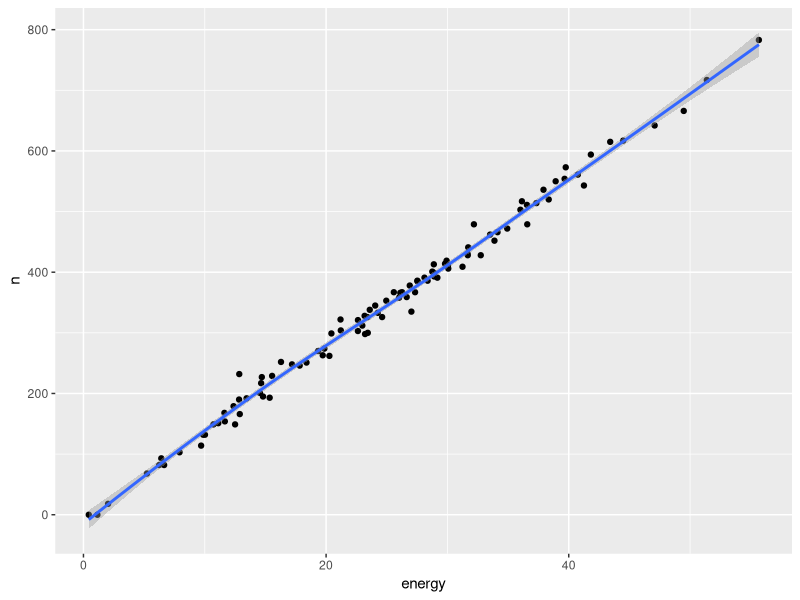
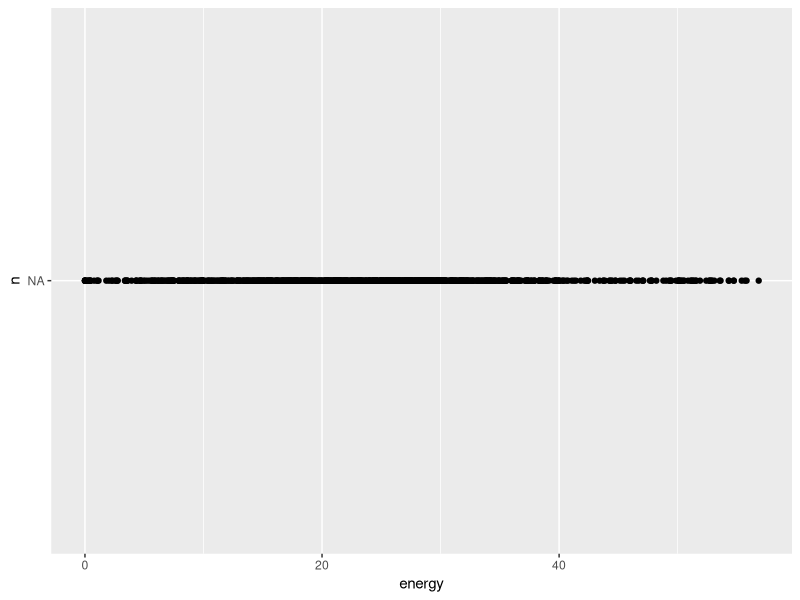

These charts were generated, in order, by the following R code:
## ---- chunk 1
require(sampling)
require(survey)
require(dplyr)
require(ggplot2)
## ---- chunk 2
set.seed(11)
coffees <- round(rpois(1000,350)+rnorm(100,0,sd=150))
coffees[coffees<0] <- 0
# and energy use
energy <- 0.072*coffees+rnorm(n=1000,mean=0,sd=1)
energy[energy<0] <- 0
coffeedata <- as.data.frame(cbind(coffees,energy))
names(coffeedata) <- c("n","energy")
## ---- chunk 3
set.seed(11)
coffeedata$srs <- srswor(100,nrow(coffeedata))
coffee <- subset(coffeedata, srs==1)
## ---- chunk 4
coffee$fpc <- 1000
srsdesign <-svydesign(ids=~1,fpc=~fpc,data=coffee)
## ---- chunk 5
svymean(~n, design=srsdesign) # se =15.415)
# or estimate the confidence interval directly
confint(svymean(~n, design=srsdesign)) #[312.237;372.663]
## ---- chunk 6
# First, delete the dependent variable (coffee) in our population (apart from the sample), r
coffeedata2 <-coffeedata
coffeedata2$n <- NA
## ---- chunk 7
ggplot(coffee,aes(y=n, x=energy))+
         geom_point()+
         geom_smooth()
## ---- chunk 8
#answer: looks great!
## ---- chunk 9
# first limit ourselves to the observed srs data
srsdesign <- svydesign(ids=~1, data=coffee)

# estimate the ratio
ratio <- svyratio(~n,~energy, design=srsdesign)
# what is this ratio?
print(ratio) # with 1 KwH 13.81 coffees are made on average
## ---- chunk 10
#answer
meancoffeeratio <- unlist(predict(ratio, total=mean(coffeedata2$energy)))[[2]]
meancoffeeratio 
# and the standard error = only 1.35, see below, compared to # se =15.4 with an SRS!
## ---- chunk 11
unlist(predict(ratio, total=sum(coffeedata2$energy)))[[2]]

# and what about bias?
mean(coffee$n)-mean(coffeedata$n) # -.91
# or compared to the population

# MSE srs:
-.916^2 + 15.415 # no bias, but large variance (se)
# MSE ratio estimator
bias <- unlist(predict(ratio, total=mean(coffeedata2$energy)))[[1]] -mean(coffeedata$n) 
unlist(predict(ratio, total=sum(coffeedata2$energy)))[[2]]
print(bias) # bias in the ratio estimator = -2. So there is some bias in the ratio estimator

# MSE ratio estimator:
bias^2 +unlist(predict(ratio, total=mean(coffeedata2$energy)))[[2]]

# MSE is largely caused by bias in the ratio estimator, but still smaller than with an SRS
## ---- chunk 12
 # why?
summary(glm(n~energy, data=coffee))
## ---- chunk 13
# there is bias in the ratio estimator because the intercept is not 0!
# you could have spotted this if you had zoomed in on the intercept in the scatterplot
 ggplot(coffeedata2,aes(y=n, x=energy))+
         geom_point()+
         geom_smooth()
# the regression line should cross the origin at (0,0), but it does not
# even when a machine does not produce coffee, there is still some energy being used, 
# likely for being on standby
## ---- chunk 14
# We typically know the size of a cluster, both in terms of the # of people, and size of landmass
# At the same time: the size of a cluster is often related to all kinds of things you can count. Eg.:

# when you think of population size:
# demographic events, like the total # of newborns, marriages, deaths
# other events, like hospitalizations, crime, houses sold, etc.

# when uou think of area size
# counts of plants, animals
# agricultural production.


# we can also estimate the total for the number of coffees drunk; this is simply the mean (and standard error) * 100
svytotal(~n, design=srsdesign) # se =15415
# or the confidence interval
confint(svytotal(~n, design=srsdesign)) #[312237;372663]
